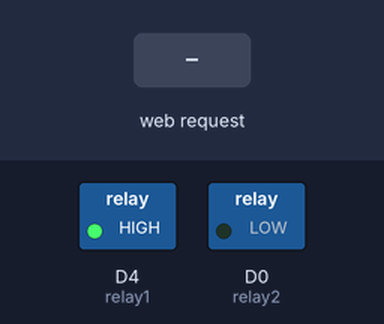
Recording of a sketch running on a simulated ESP8266 (NodeMCU). Parts: switched loads named in the sketch (green lamp = pin HIGH). Inputs (shaded band) come from the test bench. WiFi joins after 1.5 s; servers stay silent unless stated; what the sketch prints to the serial monitor is not drawn.

Above: at 2.7 s.
2.8 s: HTTP request GET /RELAY1=ON received
At 3.8 s:
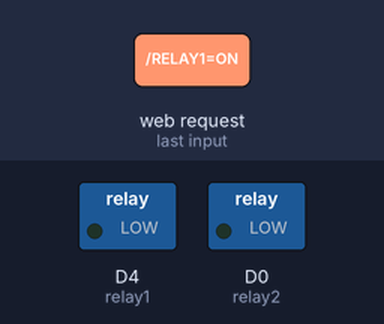
4.3 s: HTTP request GET /RELAY2=OFF received
At 5.0 s:
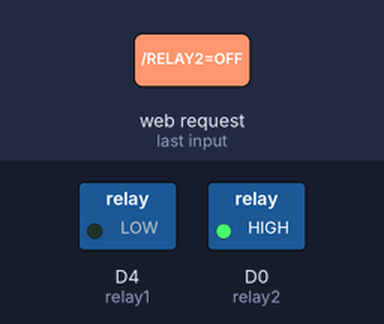
5.8 s: HTTP request GET /RELAY1=OFF received
At 6.1 s:
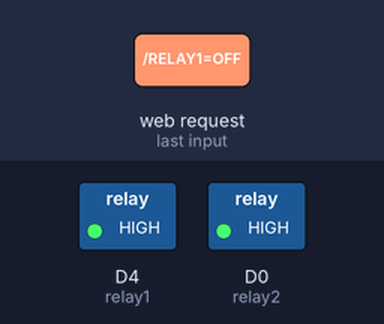
7.3 s: HTTP request GET /RELAY2=ON received
At 8.4 s:
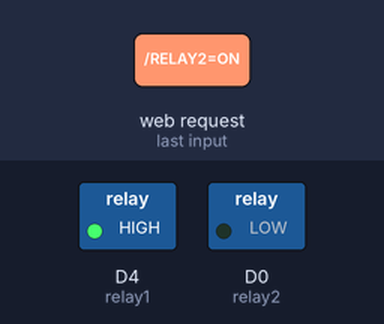
Timing chart, 0 to 9.8 s (numbered marks = the images above; inputs shaded):
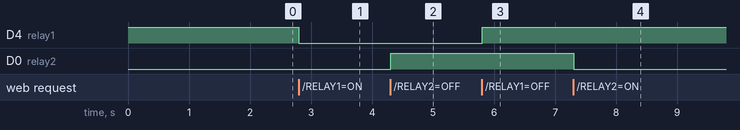

Measured:
- after the input at 2.8 s, D4 (relay1): HIGH → LOW at once
- after the input at 4.3 s, D0 (relay2): LOW → HIGH at once
- after the input at 5.8 s, D4 (relay1): LOW → HIGH at once
- after the input at 7.3 s, D0 (relay2): HIGH → LOW at once

The sketch:

new_WiFi_with_Web_Server.ino
```cpp
#include<ESP8266WiFi.h>
WiFiServer server(80);

const char* ssid = "prabhu";
const char* password = "1nightlight1";

int data;
int val;
const int relay1 = D4;
const int relay2 = D0;
void setup() {
  // put your setup code here, to run once:
  pinMode(relay1,OUTPUT);
  pinMode(relay2,OUTPUT);
  digitalWrite(relay1,HIGH);
  Serial.begin(115200);
  delay(10);

  WiFi.begin(ssid,password);

  Serial.println(" ");
  Serial.print("Connecting to: ");
  Serial.println(ssid);

  while(WiFi.status() != WL_CONNECTED){
    delay(100);
    Serial.print(".");
  }
  Serial.println(" ");
  Serial.print("A new network found...");
  Serial.print("connected to: ");
  Serial.println(ssid);
  Serial.print("Your IP address is: ");
  Serial.println(WiFi.localIP());

  server.begin();
  Serial.println("Server started");
}

void loop() {
  // put your main code here, to run repeatedly:
  WiFiClient client = server.available();
  if(!client){
    return;
  }

  Serial.println("New client is available");
  Serial.print("Waiting for data");

  while(!client.available()){
    delay(1000);
    Serial.print(".");
    val=0;
  }

  val=1;
  String request = client.readStringUntil('\r');
  Serial.println(" ");
  Serial.println(request);
  client.flush();


  if(request.indexOf("/RELAY1=ON") != -1){
    digitalWrite(relay1,LOW);
    data = 0;
  }

  if(request.indexOf("/RELAY1=OFF") != -1){
    digitalWrite(relay1,HIGH);
    data = 1;
  }

  if(request.indexOf("/RELAY2=ON") != -1){
    digitalWrite(relay2,LOW);
    data = 2;
  }

  if(request.indexOf("/RELAY2=OFF") != -1){
    digitalWrite(relay2,HIGH);
    data = 3;
  }
  //HTML COding//

  client.println("<!DOCTYPE html>");
  client.println("<html>");
  client.println("<titel><h1>Control Led with WiFi<h1></title>");
  client.println("<body>");

  if(data==0){
    client.println("Relay1 is ON.");
  }
  if(data==1){
    client.println("Relay1 is OFF.");
  }
  client.println("<nav class=\"navbar navbar-expand-md navbar-light bg-light sticky-left\">");
  client.println("<div>");
  client.println("<br>");
  client.println("<a href=\"/RELAY1=ON\"><button>Realy1 On</button></a>");
  client.println("<a href=\"/RELAY1=OFF\"><button>Relay1 Off</button></a>");
  client.println("<br><br>");

  if(data==2){
    client.println("Relay2 is ON.");
  }
  if(data==3){
    client.println("Relay2 is OFF.");
  }
  client.println("<br>");
  client.println("<a href=\"/RELAY2=ON\"><button>Realy2 On</button></a>");
  client.println("<a href=\"/RELAY2=OFF\"><button>Relay2 Off</button></a>");
  client.println("</div>");
  client.println("</nav>");
  client.println("</body>");
  client.println("</html>");

  delay(1);
  Serial.println("CLient Disconnected");
  Serial.println(" ");
}
```
